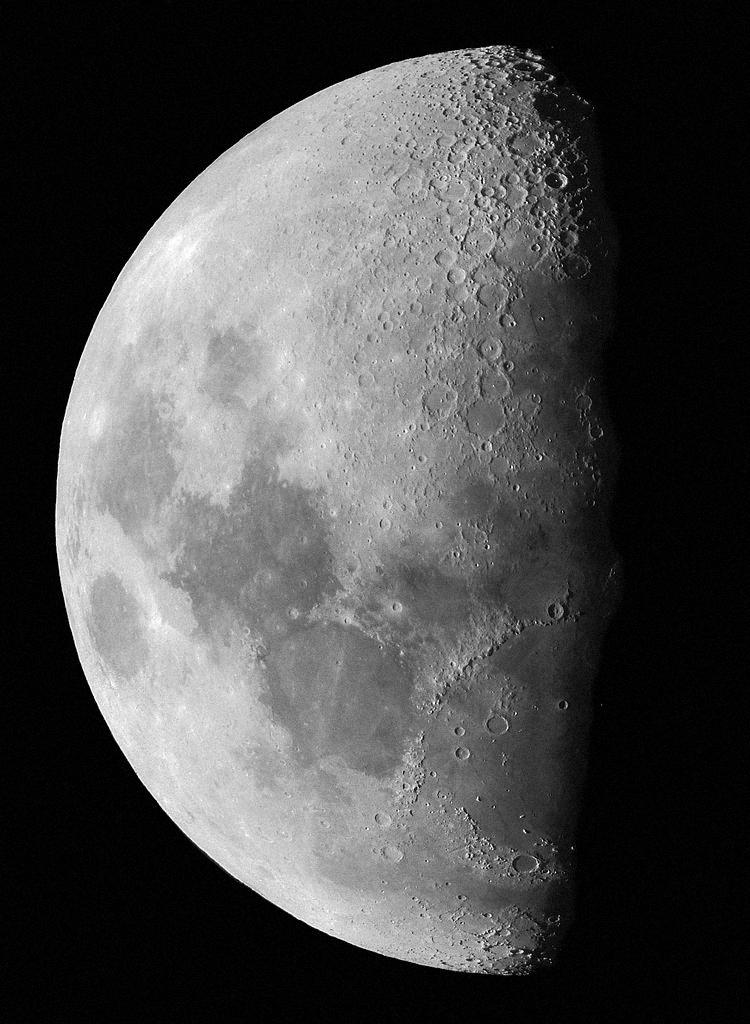
#> input picture homework1/Contrast_limited/moon.jpg, 750 x 1024 px, found by its file name
$ python contrast_limited.py moon.jpg
#> lines starting #> are read from the running program, lines starting #| are printed output that depends on the picture
#Phùng Đức Mạnh
#N20DCCN040
import cv2
import matplotlib.pyplot as plt
import os
import sys

# Lấy đường dẫn đến thư mục chứa file Python đang thực thi
current_script_dir = os.path.dirname(os.path.abspath(sys.argv[0])) + '\\'

#read image
image = cv2.imread(current_script_dir + 'moon.jpg', cv2.IMREAD_GRAYSCALE)
#> image is the input picture: shape (1024, 750); min 0, max 255, mean 75.4
#hình ảnh đã cân bằng sáng
equalized_image = cv2.equalizeHist(image)
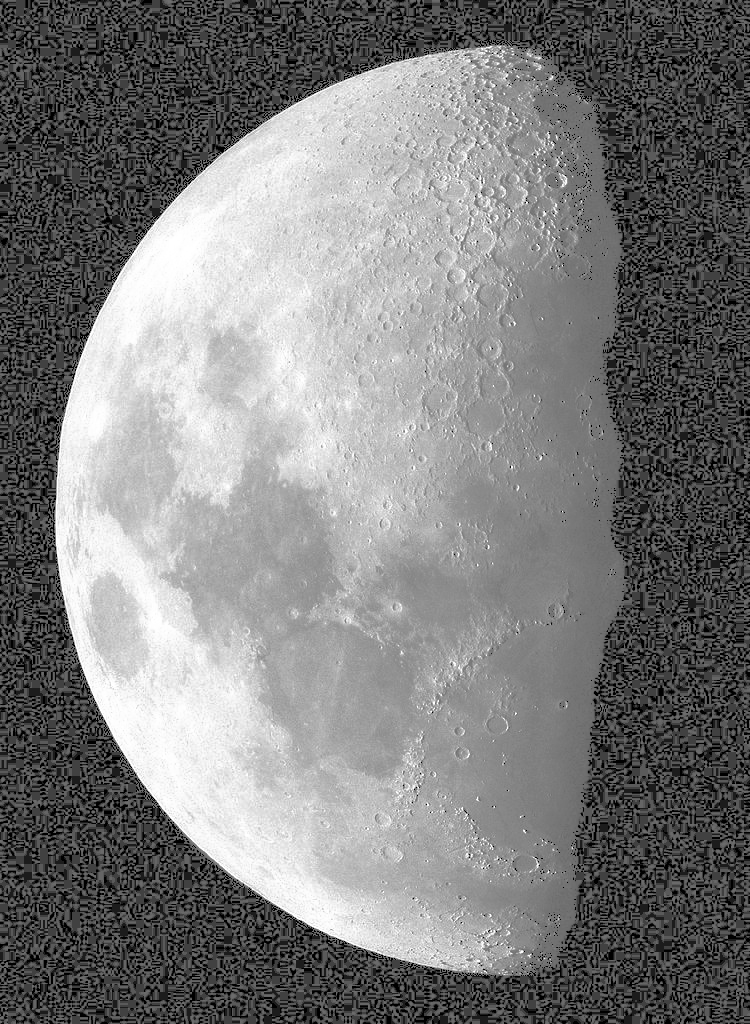
#> equalized_image: shape (1024, 750); min 0, max 255, mean 124.7
#Biểu đồ sáng
image_histogram = cv2.calcHist([image], [0], None, [256], [0, 256])
#> image_histogram = 256 values, max 102420 at index 2, min 51 at index 253, mean 3000
#Biểu đồ cân bằng sáng
equalized_image_histogram = cv2.calcHist([equalized_image], [0], None, [256], [0, 256])
#> equalized_image_histogram = 256 values, max 102420 at index 65, min 0 at index 1, mean 3000

plt.subplot(3, 3, 1)
plt.title('Histogram')
plt.xlabel('gray')
plt.ylabel('pixel')
plt.plot(image_histogram)
plt.xlim([0, 256])

plt.subplot(3, 3, 3)
plt.title('Equalized Histogram')
plt.xlabel('gray')
plt.ylabel('pixel')
plt.plot(equalized_image_histogram)
plt.xlim([0, 256])

plt.subplot(3, 3, 7)
plt.title('Original Image')
plt.imshow(image, cmap='gray')

plt.subplot(3, 3, 9)
plt.title('Equalized Image')
plt.imshow(equalized_image, cmap='gray')

plt.show()
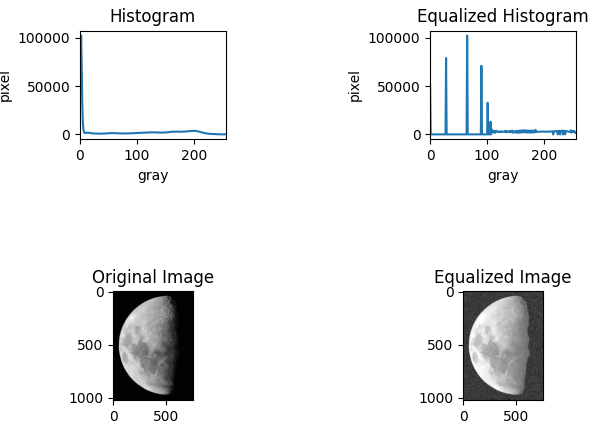
#> figure drawn by matplotlib, 4 panels; panel 1: curve peaks at x = 2, y = 102420; panel 2: curve peaks at x = 65, y = 102420
